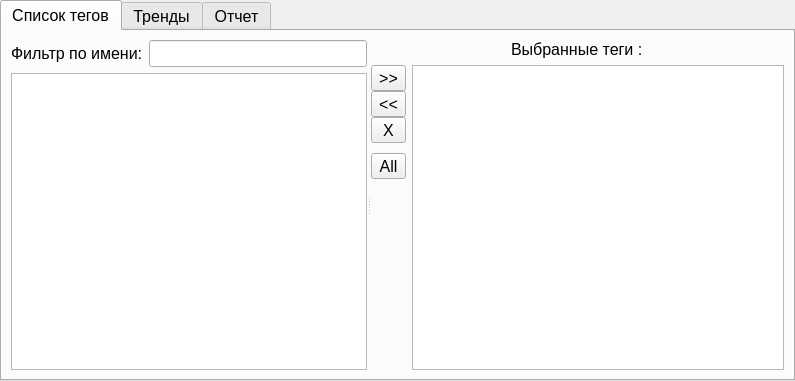
<?xml version="1.0" encoding="UTF-8"?>
<ui version="4.0">
 <class>SubForm</class>
 <widget class="QWidget" name="SubForm">
  <property name="geometry">
   <rect>
    <x>0</x>
    <y>0</y>
    <width>790</width>
    <height>381</height>
   </rect>
  </property>
  <property name="windowTitle">
   <string>Form</string>
  </property>
  <layout class="QGridLayout" name="gridLayout_2">
   <property name="leftMargin">
    <number>0</number>
   </property>
   <property name="topMargin">
    <number>0</number>
   </property>
   <property name="rightMargin">
    <number>0</number>
   </property>
   <property name="bottomMargin">
    <number>0</number>
   </property>
   <property name="spacing">
    <number>0</number>
   </property>
   <item row="0" column="0">
    <widget class="QTabWidget" name="tabWidget">
     <property name="font">
      <font>
       <pointsize>12</pointsize>
      </font>
     </property>
     <property name="currentIndex">
      <number>0</number>
     </property>
     <widget class="QWidget" name="tab_4">
      <attribute name="title">
       <string>Список тегов</string>
      </attribute>
      <layout class="QGridLayout" name="gridLayout_3">
       <item row="0" column="0">
        <widget class="QSplitter" name="splitter_2">
         <property name="orientation">
          <enum>Qt::Horizontal</enum>
         </property>
         <widget class="QWidget" name="verticalLayoutWidget_3">
          <layout class="QVBoxLayout" name="verticalLayout_5">
           <item>
            <layout class="QHBoxLayout" name="horizontalLayout_2">
             <item>
              <widget class="QLabel" name="label">
               <property name="font">
                <font>
                 <pointsize>12</pointsize>
                </font>
               </property>
               <property name="text">
                <string>Фильтр по имени:</string>
               </property>
              </widget>
             </item>
             <item>
              <widget class="QLineEdit" name="lineEdit_2"/>
             </item>
            </layout>
           </item>
           <item>
            <widget class="QTableView" name="tableView">
             <property name="enabled">
              <bool>true</bool>
             </property>
             <property name="font">
              <font>
               <pointsize>12</pointsize>
              </font>
             </property>
             <property name="mouseTracking">
              <bool>false</bool>
             </property>
             <property name="acceptDrops">
              <bool>false</bool>
             </property>
             <property name="frameShape">
              <enum>QFrame::StyledPanel</enum>
             </property>
             <property name="editTriggers">
              <set>QAbstractItemView::CurrentChanged|QAbstractItemView::DoubleClicked|QAbstractItemView::EditKeyPressed|QAbstractItemView::SelectedClicked</set>
             </property>
             <property name="alternatingRowColors">
              <bool>true</bool>
             </property>
             <property name="selectionBehavior">
              <enum>QAbstractItemView::SelectRows</enum>
             </property>
            </widget>
           </item>
          </layout>
         </widget>
         <widget class="QWidget" name="verticalLayoutWidget">
          <layout class="QVBoxLayout" name="verticalLayout_2">
           <item alignment="Qt::AlignHCenter">
            <widget class="QLabel" name="label_3">
             <property name="font">
              <font>
               <pointsize>12</pointsize>
              </font>
             </property>
             <property name="text">
              <string>Выбранные теги :</string>
             </property>
            </widget>
           </item>
           <item>
            <layout class="QHBoxLayout" name="horizontalLayout_7">
             <item>
              <layout class="QVBoxLayout" name="verticalLayout">
               <property name="spacing">
                <number>0</number>
               </property>
               <item>
                <widget class="QToolButton" name="toolButton_SelectTag">
                 <property name="enabled">
                  <bool>true</bool>
                 </property>
                 <property name="sizePolicy">
                  <sizepolicy hsizetype="Preferred" vsizetype="Fixed">
                   <horstretch>0</horstretch>
                   <verstretch>0</verstretch>
                  </sizepolicy>
                 </property>
                 <property name="font">
                  <font>
                   <pointsize>12</pointsize>
                  </font>
                 </property>
                 <property name="text">
                  <string>&gt;&gt;</string>
                 </property>
                 <property name="iconSize">
                  <size>
                   <width>16</width>
                   <height>16</height>
                  </size>
                 </property>
                </widget>
               </item>
               <item>
                <widget class="QToolButton" name="toolButton_UnSelectTag">
                 <property name="font">
                  <font>
                   <pointsize>12</pointsize>
                  </font>
                 </property>
                 <property name="text">
                  <string>&lt;&lt;</string>
                 </property>
                </widget>
               </item>
               <item>
                <widget class="QToolButton" name="toolButton_UnSelectAll">
                 <property name="enabled">
                  <bool>true</bool>
                 </property>
                 <property name="sizePolicy">
                  <sizepolicy hsizetype="Preferred" vsizetype="Fixed">
                   <horstretch>0</horstretch>
                   <verstretch>0</verstretch>
                  </sizepolicy>
                 </property>
                 <property name="font">
                  <font>
                   <pointsize>12</pointsize>
                  </font>
                 </property>
                 <property name="text">
                  <string>X</string>
                 </property>
                </widget>
               </item>
               <item>
                <spacer name="verticalSpacer">
                 <property name="orientation">
                  <enum>Qt::Vertical</enum>
                 </property>
                 <property name="sizeType">
                  <enum>QSizePolicy::Minimum</enum>
                 </property>
                 <property name="sizeHint" stdset="0">
                  <size>
                   <width>20</width>
                   <height>10</height>
                  </size>
                 </property>
                </spacer>
               </item>
               <item>
                <widget class="QToolButton" name="toolButton_SelectAll">
                 <property name="sizePolicy">
                  <sizepolicy hsizetype="Preferred" vsizetype="Fixed">
                   <horstretch>0</horstretch>
                   <verstretch>0</verstretch>
                  </sizepolicy>
                 </property>
                 <property name="text">
                  <string>All</string>
                 </property>
                </widget>
               </item>
               <item>
                <spacer name="verticalSpacer_4">
                 <property name="orientation">
                  <enum>Qt::Vertical</enum>
                 </property>
                 <property name="sizeHint" stdset="0">
                  <size>
                   <width>20</width>
                   <height>40</height>
                  </size>
                 </property>
                </spacer>
               </item>
              </layout>
             </item>
             <item>
              <widget class="QListWidget" name="listWidget">
               <property name="font">
                <font>
                 <pointsize>12</pointsize>
                </font>
               </property>
              </widget>
             </item>
            </layout>
           </item>
          </layout>
         </widget>
        </widget>
       </item>
      </layout>
     </widget>
     <widget class="QWidget" name="tab_5">
      <attribute name="title">
       <string>Тренды</string>
      </attribute>
      <layout class="QGridLayout" name="gridLayout">
       <item row="0" column="0">
        <layout class="QHBoxLayout" name="horizontalLayout">
         <property name="sizeConstraint">
          <enum>QLayout::SetDefaultConstraint</enum>
         </property>
         <item alignment="Qt::AlignTop">
          <widget class="QCheckBox" name="checkBox">
           <property name="enabled">
            <bool>false</bool>
           </property>
           <property name="text">
            <string>Общая шкала</string>
           </property>
          </widget>
         </item>
         <item alignment="Qt::AlignTop">
          <widget class="QToolButton" name="toolButton_all">
           <property name="text">
            <string>All</string>
           </property>
           <property name="checkable">
            <bool>true</bool>
           </property>
           <property name="checked">
            <bool>true</bool>
           </property>
          </widget>
         </item>
         <item alignment="Qt::AlignTop">
          <widget class="QToolButton" name="toolButton_2hour">
           <property name="text">
            <string>2</string>
           </property>
           <property name="checkable">
            <bool>true</bool>
           </property>
           <property name="toolButtonStyle">
            <enum>Qt::ToolButtonTextOnly</enum>
           </property>
          </widget>
         </item>
         <item alignment="Qt::AlignTop">
          <widget class="QToolButton" name="toolButton_8hour">
           <property name="text">
            <string>8</string>
           </property>
           <property name="checkable">
            <bool>true</bool>
           </property>
          </widget>
         </item>
         <item alignment="Qt::AlignTop">
          <widget class="QToolButton" name="toolButton_20min">
           <property name="text">
            <string>20мин</string>
           </property>
           <property name="checkable">
            <bool>true</bool>
           </property>
           <property name="checked">
            <bool>false</bool>
           </property>
          </widget>
         </item>
         <item>
          <spacer name="horizontalSpacer">
           <property name="orientation">
            <enum>Qt::Horizontal</enum>
           </property>
           <property name="sizeHint" stdset="0">
            <size>
             <width>40</width>
             <height>20</height>
            </size>
           </property>
          </spacer>
         </item>
        </layout>
       </item>
       <item row="1" column="0">
        <widget class="QSplitter" name="splitter">
         <property name="orientation">
          <enum>Qt::Vertical</enum>
         </property>
         <widget class="QWidget" name="horizontalLayoutWidget">
          <layout class="QHBoxLayout" name="horizontalLayout_4"/>
         </widget>
         <widget class="QWidget" name="horizontalLayoutWidget_2">
          <layout class="QHBoxLayout" name="horizontalLayout_5">
           <item>
            <widget class="QTabWidget" name="tabWidget_2">
             <property name="currentIndex">
              <number>0</number>
             </property>
             <widget class="QWidget" name="tab_2">
              <attribute name="title">
               <string>Выбранные теги</string>
              </attribute>
              <layout class="QHBoxLayout" name="horizontalLayout_6">
               <property name="spacing">
                <number>0</number>
               </property>
               <property name="leftMargin">
                <number>0</number>
               </property>
               <property name="topMargin">
                <number>0</number>
               </property>
               <property name="rightMargin">
                <number>0</number>
               </property>
               <property name="bottomMargin">
                <number>0</number>
               </property>
               <item>
                <widget class="QTableWidget" name="tableWidget">
                 <property name="minimumSize">
                  <size>
                   <width>587</width>
                   <height>50</height>
                  </size>
                 </property>
                 <property name="maximumSize">
                  <size>
                   <width>16777215</width>
                   <height>16777215</height>
                  </size>
                 </property>
                 <property name="baseSize">
                  <size>
                   <width>0</width>
                   <height>0</height>
                  </size>
                 </property>
                 <property name="font">
                  <font>
                   <pointsize>12</pointsize>
                  </font>
                 </property>
                 <property name="cursor" stdset="0">
                  <cursorShape>ArrowCursor</cursorShape>
                 </property>
                 <property name="autoFillBackground">
                  <bool>false</bool>
                 </property>
                 <property name="inputMethodHints">
                  <set>Qt::ImhNone</set>
                 </property>
                 <property name="frameShape">
                  <enum>QFrame::StyledPanel</enum>
                 </property>
                 <property name="frameShadow">
                  <enum>QFrame::Sunken</enum>
                 </property>
                 <property name="lineWidth">
                  <number>2</number>
                 </property>
                 <property name="midLineWidth">
                  <number>2</number>
                 </property>
                 <property name="sizeAdjustPolicy">
                  <enum>QAbstractScrollArea::AdjustToContents</enum>
                 </property>
                 <property name="editTriggers">
                  <set>QAbstractItemView::NoEditTriggers</set>
                 </property>
                 <property name="alternatingRowColors">
                  <bool>true</bool>
                 </property>
                 <property name="selectionMode">
                  <enum>QAbstractItemView::SingleSelection</enum>
                 </property>
                 <property name="selectionBehavior">
                  <enum>QAbstractItemView::SelectRows</enum>
                 </property>
                 <property name="rowCount">
                  <number>0</number>
                 </property>
                 <property name="columnCount">
                  <number>0</number>
                 </property>
                 <attribute name="horizontalHeaderVisible">
                  <bool>false</bool>
                 </attribute>
                 <attribute name="horizontalHeaderCascadingSectionResizes">
                  <bool>true</bool>
                 </attribute>
                 <attribute name="horizontalHeaderStretchLastSection">
                  <bool>true</bool>
                 </attribute>
                </widget>
               </item>
              </layout>
             </widget>
             <widget class="QWidget" name="tab_3">
              <attribute name="title">
               <string>События</string>
              </attribute>
              <layout class="QHBoxLayout" name="horizontalLayout_8">
               <property name="spacing">
                <number>0</number>
               </property>
               <property name="leftMargin">
                <number>0</number>
               </property>
               <property name="topMargin">
                <number>0</number>
               </property>
               <property name="rightMargin">
                <number>0</number>
               </property>
               <property name="bottomMargin">
                <number>0</number>
               </property>
               <item>
                <widget class="QTableWidget" name="tableWidget_2"/>
               </item>
              </layout>
             </widget>
            </widget>
           </item>
          </layout>
         </widget>
        </widget>
       </item>
      </layout>
     </widget>
     <widget class="QWidget" name="tab">
      <attribute name="title">
       <string>Отчет</string>
      </attribute>
      <layout class="QVBoxLayout" name="verticalLayout_3">
       <item>
        <layout class="QHBoxLayout" name="horizontalLayout_3">
         <property name="spacing">
          <number>4</number>
         </property>
         <item>
          <widget class="QLabel" name="label_2">
           <property name="text">
            <string>Начальная точка:</string>
           </property>
          </widget>
         </item>
         <item>
          <widget class="QTimeEdit" name="timeEdit">
           <property name="readOnly">
            <bool>false</bool>
           </property>
           <property name="displayFormat">
            <string>H:mm:ss</string>
           </property>
           <property name="calendarPopup">
            <bool>false</bool>
           </property>
          </widget>
         </item>
         <item>
          <widget class="QLabel" name="label_4">
           <property name="text">
            <string> Период:</string>
           </property>
          </widget>
         </item>
         <item>
          <widget class="QComboBox" name="comboBox"/>
         </item>
         <item>
          <widget class="QLabel" name="label_5">
           <property name="text">
            <string> Расстояние между точками:</string>
           </property>
          </widget>
         </item>
         <item>
          <widget class="QComboBox" name="comboBox_2"/>
         </item>
         <item>
          <widget class="QToolButton" name="toolButton_Update">
           <property name="enabled">
            <bool>true</bool>
           </property>
           <property name="sizePolicy">
            <sizepolicy hsizetype="Fixed" vsizetype="Fixed">
             <horstretch>0</horstretch>
             <verstretch>0</verstretch>
            </sizepolicy>
           </property>
           <property name="baseSize">
            <size>
             <width>0</width>
             <height>0</height>
            </size>
           </property>
           <property name="toolTipDuration">
            <number>3</number>
           </property>
           <property name="text">
            <string/>
           </property>
           <property name="icon">
            <iconset>
             <normaloff>../../../Icons/must_have_icon_set/Refresh/Refresh.ico</normaloff>../../../Icons/must_have_icon_set/Refresh/Refresh.ico</iconset>
           </property>
           <property name="checkable">
            <bool>true</bool>
           </property>
          </widget>
         </item>
         <item>
          <widget class="QToolButton" name="toolButton_SaveCSV">
           <property name="text">
            <string>CSV</string>
           </property>
          </widget>
         </item>
         <item>
          <spacer name="horizontalSpacer_3">
           <property name="orientation">
            <enum>Qt::Horizontal</enum>
           </property>
           <property name="sizeHint" stdset="0">
            <size>
             <width>40</width>
             <height>20</height>
            </size>
           </property>
          </spacer>
         </item>
        </layout>
       </item>
       <item>
        <widget class="QTableView" name="tableView_2">
         <property name="font">
          <font>
           <pointsize>12</pointsize>
          </font>
         </property>
         <property name="selectionMode">
          <enum>QAbstractItemView::SingleSelection</enum>
         </property>
         <property name="selectionBehavior">
          <enum>QAbstractItemView::SelectRows</enum>
         </property>
         <attribute name="horizontalHeaderCascadingSectionResizes">
          <bool>true</bool>
         </attribute>
         <attribute name="horizontalHeaderStretchLastSection">
          <bool>true</bool>
         </attribute>
        </widget>
       </item>
      </layout>
     </widget>
    </widget>
   </item>
  </layout>
 </widget>
 <resources/>
 <connections/>
</ui>
